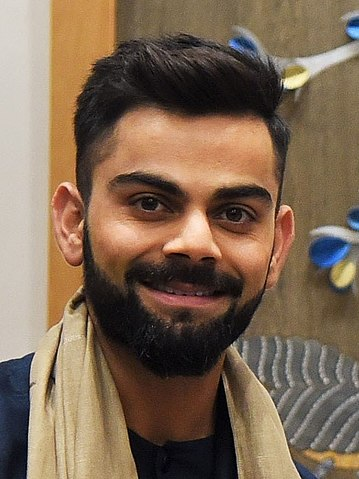
#> input picture DATASET/TEST/abc1.jpg, 359 x 479 px, given as the content of the folder D:/git hub upload/cv python/REFERENCE, which was not available
$ python CVImageSimilarity.py
#> lines starting #> are read from the running program, lines starting #| are printed output that depends on the picture; pictures that were not available may be replaced by others from this repository, and a replacement may not be noted
import os
import cv2
import matplotlib.pyplot as plt
from skimage.metrics import structural_similarity as ssim

def image_similarity(image1_path, image2_path):
    # Read images
    image1 = cv2.imread(image1_path)
#> image1 is the input picture: shape (479, 359, 3); mean B, G, R 84.3, 104.6, 126.4
    image2 = cv2.imread(image2_path)

    # Convert images to grayscale
    gray_image1 = cv2.cvtColor(image1, cv2.COLOR_BGR2GRAY)
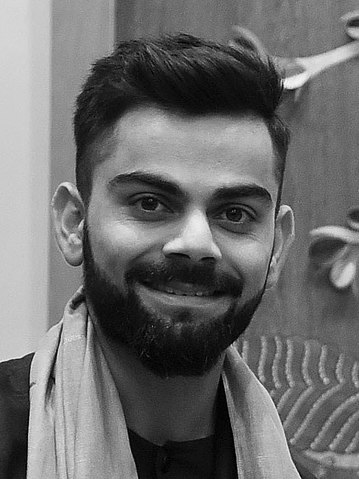
#> gray_image1: shape (479, 359); min 0, max 252, mean 108.8
    gray_image2 = cv2.cvtColor(image2, cv2.COLOR_BGR2GRAY)

    # Resize the smaller image to match the larger image
    if gray_image1.shape != gray_image2.shape:
        height, width = max(gray_image1.shape[0], gray_image2.shape[0]), max(gray_image1.shape[1], gray_image2.shape[1])
        gray_image1 = cv2.resize(gray_image1, (width, height))
        gray_image2 = cv2.resize(gray_image2, (width, height))

    # Compute Structural Similarity Index (SSI)
    similarity_index, _ = ssim(gray_image1, gray_image2, full=True)
#> similarity_index = 1

    return similarity_index

def calculate_average_similarity(folder1, folder2, name):
    files1 = [file1 for file1 in os.listdir(folder1) if os.path.splitext(file1)[0] == name]
    files2 = [file2 for file2 in os.listdir(folder2) if file2.startswith(name.lower())]

    if not files1 or not files2:
        print(f"No images found for comparison with {name}")
        return None

    total_similarity = 0
    count = 0

    for file1 in files1:
        for file2 in files2:
            image1_path = os.path.join(folder1, file1)
            image2_path = os.path.join(folder2, file2)

            try:
                # Compare images and get similarity score
                similarity_score = image_similarity(image1_path, image2_path)
#> similarity_score = 1

                # Display the pair of images being compared, their similarity score, and the images
                print(f"Comparing {file1} and {file2}: Similarity Score = {similarity_score:.2f}%")
#| Comparing abc1.jpg and abc1.jpg: Similarity Score = 1.00%

                # Display images side by side
                fig, axes = plt.subplots(1, 2, figsize=(8, 4))
                axes[0].imshow(cv2.cvtColor(cv2.imread(image1_path), cv2.COLOR_BGR2RGB))
                axes[0].set_title('Image 1')
                axes[1].imshow(cv2.cvtColor(cv2.imread(image2_path), cv2.COLOR_BGR2RGB))
                axes[1].set_title('Image 2')
                plt.show(block=False)  # Display the images without blocking
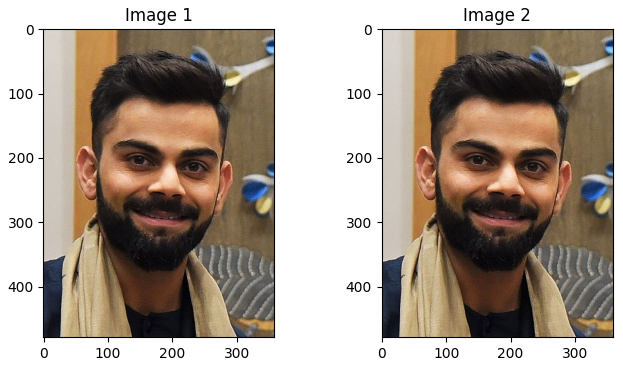
#> figure drawn by matplotlib, 2 panels

                # Wait for a short duration (e.g., 1 second) to allow viewing
                plt.pause(1)

                # Close the current figures
                plt.close('all')

                # Accumulate similarity scores for average calculation
                total_similarity += similarity_score
#> total_similarity = 1
                count += 1
            except Exception as e:
                print(f"Error comparing {file1} and {file2}: {e}")

    if count == 0:
        print(f"No valid comparisons found for {name}")
        return None

    # Calculate average similarity score
    average_similarity = total_similarity / count
#> average_similarity = 1
    print(f"Average Similarity Score for {name}: {average_similarity:.2f}%")
#| Average Similarity Score for abc1: 1.00%
    return average_similarity

def compare_folders(folder1, folder2):
    names1 = set(os.path.splitext(file1)[0] for file1 in os.listdir(folder1))

    for name in names1:
        calculate_average_similarity(folder1, folder2, name)

# Example usage:
folder1_path = r"D:\git hub upload\cv python\REFERENCE"  # Replace with the path to the first folder
folder2_path = r"D:\git hub upload\cv python\TEST" # Replace with the path to the first folder

compare_folders(folder1_path, folder2_path)

$ run again, on DATASET/TEST/def3.jpg
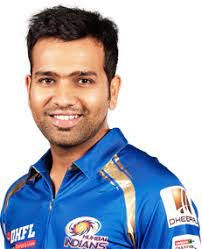
#> input picture DATASET/TEST/def3.jpg, 202 x 249 px, given as the content of the folder D:/git hub upload/cv python/REFERENCE, which was not available
#> in image_similarity, image1 is the input picture: shape (249, 202, 3); mean B, G, R 190.4, 175.7, 169.4
#> in image_similarity, `gray_image1 = cv2.cvtColor(image1, cv2.COLOR_BGR2GRAY)`:
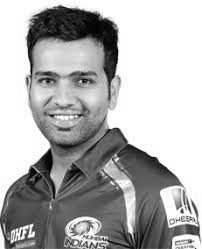
#> gray_image1: shape (249, 202); min 0, max 255, mean 175.5
#> similarity_index = 1
#| Comparing def3.jpg and def3.jpg: Similarity Score = 1.00%
#> in calculate_average_similarity, `plt.show(block=False)`:
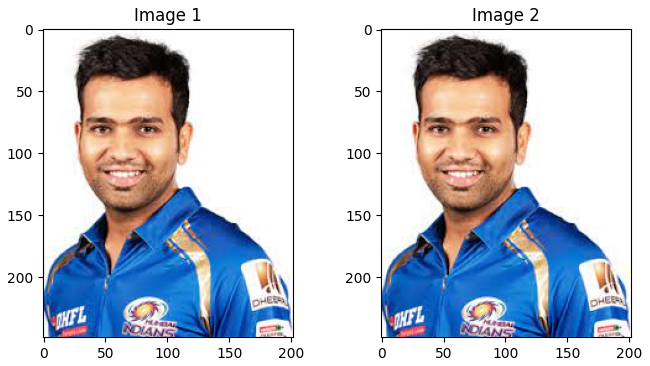
#> figure drawn by matplotlib, 2 panels
#| Average Similarity Score for def3: 1.00%
